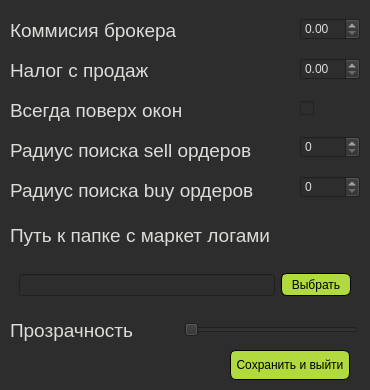
<?xml version="1.0" encoding="UTF-8"?>
<ui version="4.0">
 <class>Form</class>
 <widget class="QWidget" name="Form">
  <property name="geometry">
   <rect>
    <x>0</x>
    <y>0</y>
    <width>370</width>
    <height>390</height>
   </rect>
  </property>
  <property name="minimumSize">
   <size>
    <width>370</width>
    <height>390</height>
   </size>
  </property>
  <property name="maximumSize">
   <size>
    <width>370</width>
    <height>16777215</height>
   </size>
  </property>
  <property name="windowTitle">
   <string>Form</string>
  </property>
  <property name="styleSheet">
   <string notr="true">background-color: rgb(45, 45, 45);</string>
  </property>
  <widget class="QFrame" name="position_1_1">
   <property name="geometry">
    <rect>
     <x>10</x>
     <y>10</y>
     <width>290</width>
     <height>200</height>
    </rect>
   </property>
   <property name="styleSheet">
    <string notr="true">background-color: rgb(45, 45, 45);</string>
   </property>
   <layout class="QVBoxLayout" name="verticalLayout">
    <property name="spacing">
     <number>0</number>
    </property>
    <property name="leftMargin">
     <number>0</number>
    </property>
    <property name="topMargin">
     <number>0</number>
    </property>
    <property name="rightMargin">
     <number>0</number>
    </property>
    <property name="bottomMargin">
     <number>0</number>
    </property>
    <item>
     <widget class="QLabel" name="broker_tax_title">
      <property name="font">
       <font>
        <family>Arial</family>
        <pointsize>14</pointsize>
       </font>
      </property>
      <property name="styleSheet">
       <string notr="true">color: #DCDDD9</string>
      </property>
      <property name="text">
       <string>Коммисия брокера</string>
      </property>
     </widget>
    </item>
    <item>
     <widget class="QLabel" name="sell_tax_title">
      <property name="font">
       <font>
        <family>Arial</family>
        <pointsize>14</pointsize>
       </font>
      </property>
      <property name="styleSheet">
       <string notr="true">color: #DCDDD9</string>
      </property>
      <property name="text">
       <string>Налог с продаж</string>
      </property>
     </widget>
    </item>
    <item>
     <widget class="QLabel" name="on_top">
      <property name="font">
       <font>
        <family>Arial</family>
        <pointsize>14</pointsize>
       </font>
      </property>
      <property name="styleSheet">
       <string notr="true">color: #DCDDD9</string>
      </property>
      <property name="text">
       <string>Всегда поверх окон</string>
      </property>
     </widget>
    </item>
    <item>
     <widget class="QLabel" name="sell_order_radius">
      <property name="font">
       <font>
        <family>Arial</family>
        <pointsize>14</pointsize>
       </font>
      </property>
      <property name="styleSheet">
       <string notr="true">color: #DCDDD9</string>
      </property>
      <property name="text">
       <string>Радиус поиска sell ордеров</string>
      </property>
     </widget>
    </item>
    <item>
     <widget class="QLabel" name="buy_order_radius">
      <property name="font">
       <font>
        <family>Arial</family>
        <pointsize>14</pointsize>
       </font>
      </property>
      <property name="styleSheet">
       <string notr="true">color: #DCDDD9</string>
      </property>
      <property name="text">
       <string>Радиус поиска buy ордеров</string>
      </property>
     </widget>
    </item>
   </layout>
  </widget>
  <widget class="QFrame" name="position_1_2">
   <property name="geometry">
    <rect>
     <x>300</x>
     <y>10</y>
     <width>60</width>
     <height>200</height>
    </rect>
   </property>
   <property name="styleSheet">
    <string notr="true">background-color: rgb(45, 45, 45);</string>
   </property>
   <layout class="QVBoxLayout" name="verticalLayout_2">
    <property name="spacing">
     <number>10</number>
    </property>
    <property name="leftMargin">
     <number>0</number>
    </property>
    <property name="topMargin">
     <number>0</number>
    </property>
    <property name="rightMargin">
     <number>0</number>
    </property>
    <property name="bottomMargin">
     <number>0</number>
    </property>
    <item>
     <widget class="QDoubleSpinBox" name="broker_tax_value">
      <property name="minimumSize">
       <size>
        <width>0</width>
        <height>0</height>
       </size>
      </property>
      <property name="styleSheet">
       <string notr="true">color: #DCDDD9</string>
      </property>
     </widget>
    </item>
    <item>
     <widget class="QDoubleSpinBox" name="sell_tax_value">
      <property name="styleSheet">
       <string notr="true">color: #DCDDD9</string>
      </property>
     </widget>
    </item>
    <item>
     <widget class="QCheckBox" name="on_top_checkBox">
      <property name="minimumSize">
       <size>
        <width>0</width>
        <height>20</height>
       </size>
      </property>
      <property name="text">
       <string/>
      </property>
      <property name="iconSize">
       <size>
        <width>20</width>
        <height>20</height>
       </size>
      </property>
     </widget>
    </item>
    <item>
     <widget class="QSpinBox" name="sell_order_radius_count">
      <property name="styleSheet">
       <string notr="true">color: #DCDDD9</string>
      </property>
     </widget>
    </item>
    <item>
     <widget class="QSpinBox" name="buy_order_radius_count">
      <property name="styleSheet">
       <string notr="true">color: #DCDDD9</string>
      </property>
     </widget>
    </item>
   </layout>
  </widget>
  <widget class="QPushButton" name="save_and_exit_btn">
   <property name="geometry">
    <rect>
     <x>230</x>
     <y>350</y>
     <width>120</width>
     <height>30</height>
    </rect>
   </property>
   <property name="styleSheet">
    <string notr="true">#save_and_exit_btn {
border: 1px solid;
border-radius: 6px;
background-color: rgb(177, 218, 63);
}

#save_and_exit_btn:hover {
background-color: rgb(33, 240, 209);
transition: all 1s;
}

</string>
   </property>
   <property name="text">
    <string>Сохранить и выйти</string>
   </property>
  </widget>
  <widget class="QFrame" name="position_2_1">
   <property name="geometry">
    <rect>
     <x>10</x>
     <y>210</y>
     <width>350</width>
     <height>100</height>
    </rect>
   </property>
   <property name="styleSheet">
    <string notr="true">background-color: rgb(45, 45, 45);</string>
   </property>
   <layout class="QVBoxLayout" name="verticalLayout_3" stretch="0,0">
    <property name="spacing">
     <number>0</number>
    </property>
    <property name="leftMargin">
     <number>0</number>
    </property>
    <property name="topMargin">
     <number>0</number>
    </property>
    <property name="rightMargin">
     <number>0</number>
    </property>
    <property name="bottomMargin">
     <number>0</number>
    </property>
    <item>
     <widget class="QLabel" name="market_logs_title">
      <property name="sizePolicy">
       <sizepolicy hsizetype="Preferred" vsizetype="Preferred">
        <horstretch>0</horstretch>
        <verstretch>0</verstretch>
       </sizepolicy>
      </property>
      <property name="font">
       <font>
        <family>Arial</family>
        <pointsize>14</pointsize>
       </font>
      </property>
      <property name="styleSheet">
       <string notr="true">color: #DCDDD9</string>
      </property>
      <property name="text">
       <string>Путь к папке с маркет логами</string>
      </property>
     </widget>
    </item>
    <item>
     <widget class="QFrame" name="horizontalFrame">
      <layout class="QHBoxLayout" name="horizontalLayout">
       <item>
        <widget class="QLineEdit" name="market_logs_path">
         <property name="sizePolicy">
          <sizepolicy hsizetype="Expanding" vsizetype="Fixed">
           <horstretch>0</horstretch>
           <verstretch>0</verstretch>
          </sizepolicy>
         </property>
         <property name="styleSheet">
          <string notr="true">color: #DCDDD9</string>
         </property>
        </widget>
       </item>
       <item>
        <widget class="QPushButton" name="market_logs_btn">
         <property name="minimumSize">
          <size>
           <width>70</width>
           <height>23</height>
          </size>
         </property>
         <property name="styleSheet">
          <string notr="true">#market_logs_btn {
border: 1px solid;
border-radius: 6px;
background-color: rgb(177, 218, 63);
}

#market_logs_btn:hover {
background-color: rgb(33, 240, 209);
transition: all 1s;
}

</string>
         </property>
         <property name="text">
          <string>Выбрать</string>
         </property>
        </widget>
       </item>
      </layout>
     </widget>
    </item>
   </layout>
  </widget>
  <widget class="QFrame" name="position_3_1">
   <property name="enabled">
    <bool>true</bool>
   </property>
   <property name="geometry">
    <rect>
     <x>10</x>
     <y>310</y>
     <width>348</width>
     <height>40</height>
    </rect>
   </property>
   <property name="styleSheet">
    <string notr="true">background-color: rgb(45, 45, 45);</string>
   </property>
   <layout class="QHBoxLayout" name="horizontalLayout_2" stretch="0,0">
    <property name="spacing">
     <number>0</number>
    </property>
    <property name="leftMargin">
     <number>0</number>
    </property>
    <property name="topMargin">
     <number>0</number>
    </property>
    <property name="rightMargin">
     <number>0</number>
    </property>
    <property name="bottomMargin">
     <number>0</number>
    </property>
    <item>
     <widget class="QLabel" name="opacity_title">
      <property name="font">
       <font>
        <family>Arial</family>
        <pointsize>14</pointsize>
       </font>
      </property>
      <property name="styleSheet">
       <string notr="true">color: #DCDDD9</string>
      </property>
      <property name="text">
       <string>Прозрачность</string>
      </property>
     </widget>
    </item>
    <item>
     <widget class="QSlider" name="opacity_slider">
      <property name="sizePolicy">
       <sizepolicy hsizetype="Preferred" vsizetype="Fixed">
        <horstretch>0</horstretch>
        <verstretch>0</verstretch>
       </sizepolicy>
      </property>
      <property name="minimumSize">
       <size>
        <width>0</width>
        <height>0</height>
       </size>
      </property>
      <property name="orientation">
       <enum>Qt::Horizontal</enum>
      </property>
     </widget>
    </item>
   </layout>
  </widget>
 </widget>
 <resources/>
 <connections/>
</ui>
